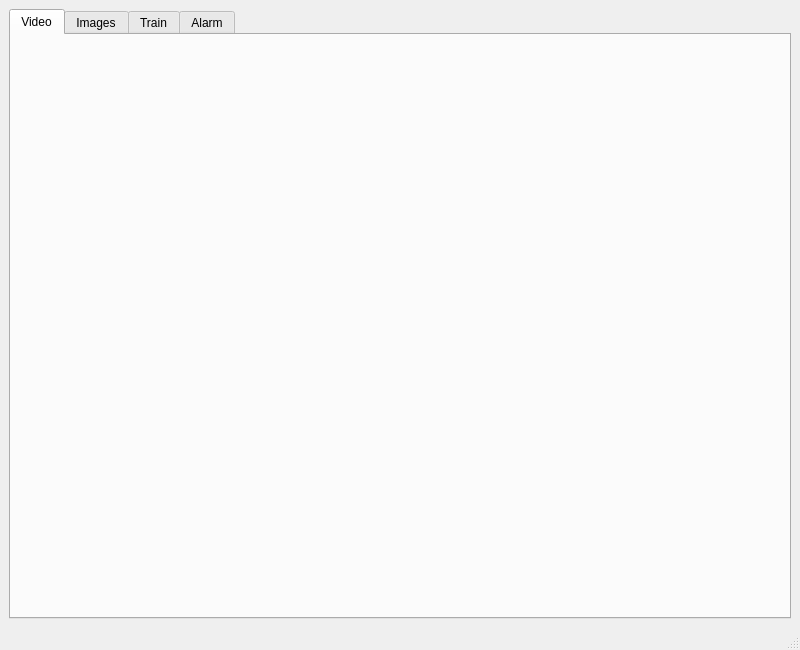
<?xml version="1.0" encoding="UTF-8"?>
<ui version="4.0">
 <class>MainWindow</class>
 <widget class="QMainWindow" name="MainWindow">
  <property name="geometry">
   <rect>
    <x>0</x>
    <y>0</y>
    <width>800</width>
    <height>650</height>
   </rect>
  </property>
  <property name="windowTitle">
   <string>AI CAM</string>
  </property>
  <widget class="QWidget" name="centralwidget">
   <layout class="QGridLayout" name="gridLayout">
    <item row="0" column="0">
     <widget class="QTabWidget" name="tabWidget">
      <property name="currentIndex">
       <number>0</number>
      </property>
      <widget class="QWidget" name="videoTab">
       <attribute name="title">
        <string>Video</string>
       </attribute>
       <layout class="QGridLayout" name="gridLayout_4">
        <item row="0" column="0">
         <layout class="QGridLayout" name="videoStreamLayout"/>
        </item>
       </layout>
      </widget>
      <widget class="QWidget" name="imagesTab">
       <attribute name="title">
        <string>Images</string>
       </attribute>
       <layout class="QGridLayout" name="gridLayout_2">
        <item row="3" column="0" colspan="2">
         <widget class="QScrollArea" name="scrollArea">
          <property name="widgetResizable">
           <bool>true</bool>
          </property>
          <widget class="QWidget" name="scrollAreaWidgetContents">
           <property name="geometry">
            <rect>
             <x>0</x>
             <y>0</y>
             <width>722</width>
             <height>136</height>
            </rect>
           </property>
          </widget>
         </widget>
        </item>
        <item row="1" column="0">
         <widget class="QListWidget" name="imagesListWidget"/>
        </item>
        <item row="1" column="1">
         <widget class="QListWidget" name="labelsListWidget"/>
        </item>
        <item row="2" column="0" colspan="2">
         <widget class="QPushButton" name="imageEditButton">
          <property name="text">
           <string>Edit</string>
          </property>
         </widget>
        </item>
        <item row="0" column="0">
         <widget class="QPushButton" name="reloadButton">
          <property name="text">
           <string>reload</string>
          </property>
         </widget>
        </item>
       </layout>
      </widget>
      <widget class="QWidget" name="trainTab">
       <attribute name="title">
        <string>Train</string>
       </attribute>
       <layout class="QGridLayout" name="gridLayout_5">
        <item row="0" column="0">
         <layout class="QGridLayout" name="neuralNetLayout"/>
        </item>
       </layout>
      </widget>
      <widget class="QWidget" name="alarmTab">
       <attribute name="title">
        <string>Alarm</string>
       </attribute>
       <layout class="QGridLayout" name="gridLayout_3">
        <item row="0" column="0">
         <layout class="QGridLayout" name="alarmLayout"/>
        </item>
       </layout>
      </widget>
     </widget>
    </item>
    <item row="1" column="0">
     <layout class="QGridLayout" name="loggerGridLayout"/>
    </item>
   </layout>
  </widget>
  <widget class="QMenuBar" name="menubar">
   <property name="geometry">
    <rect>
     <x>0</x>
     <y>0</y>
     <width>800</width>
     <height>34</height>
    </rect>
   </property>
  </widget>
  <widget class="QStatusBar" name="statusbar"/>
 </widget>
 <resources/>
 <connections>
  <connection>
   <sender>imagesListWidget</sender>
   <signal>clicked(QModelIndex)</signal>
   <receiver>labelsListWidget</receiver>
   <slot>update(QModelIndex)</slot>
   <hints>
    <hint type="sourcelabel">
     <x>175</x>
     <y>264</y>
    </hint>
    <hint type="destinationlabel">
     <x>513</x>
     <y>287</y>
    </hint>
   </hints>
  </connection>
 </connections>
</ui>
